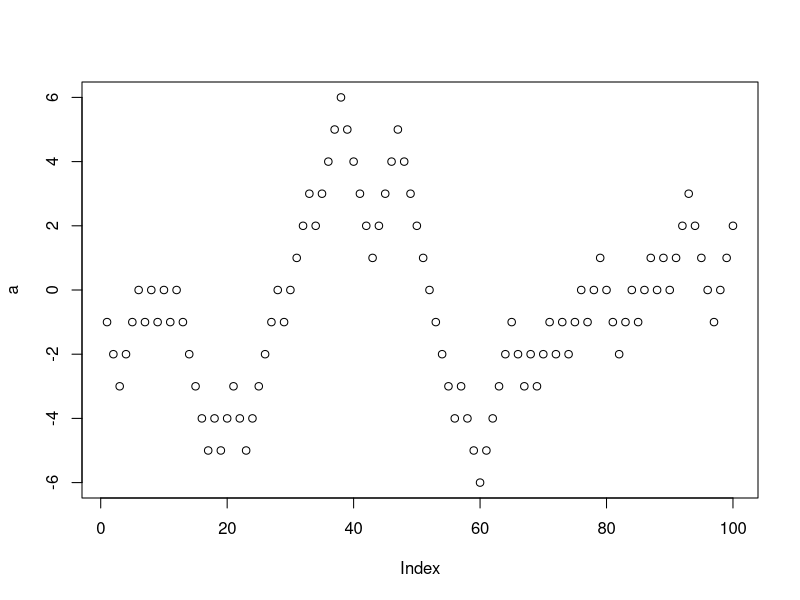
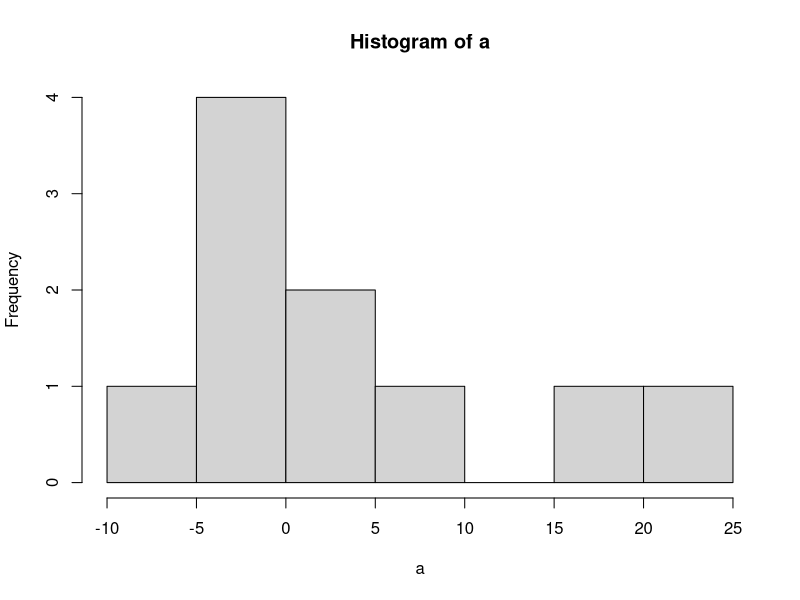

Write the R code that produced these figures, in order. (Note: this script raises an error after producing the figures.)

# Q1
runif(1)

q1 = function(n){                                              
     Sn = 0                                        
     # objeto a ser usado na contagem
     a = c(NULL)                                   
     # vetor a ser usado para guardar
     for(i in 1:n){                                
     #  os diferentes valores de Sn
         m = runif(1)                              
         if(m<0.5){Sn = Sn + 1                     
         # se menor que 0.5, soma 1
         }else{
         Sn = Sn - 1}                             
         # senao, subtrai 1
         a[i] = Sn}                                
         # guardando os valores de Sn  
     cat(plot(a), Sn)                              
     # devolvendo Sn e o grafico
}
q1(100)

# Q2
q2 = function(n,r){                             
     Sn = 0                           
     # objeto de contagem
     a = c(NULL)                      
     # vetor a ser usado para guardar os diferentes valores de sn  
     for(j in 1:r){                   
     # rodando  os r passeios aleatorios     
         for(i in 1:n){               
         # rodando cada passeio aleatorio           
             m = runif(1)             
             if(m<0.5){Sn = Sn + 1    
             # se menor que 0.5, soma 1 
             }else{                    
             Sn = Sn - 1}}            
             # senao, subtrai 1
         a[j] = Sn                    
         # guardando os valores de Sn
         Sn = 0}                      
         # retornando Sn a 0 para contar o proximo passeio 
         cat(mean(a))                 
         # retornando a midia dos Sn
         return(hist(a))              
         # retornando o histograma dos sn 
}  
q2(100,10)  

# Q3
# A
q3a = function(n,r){
      if((r+n)%%2 != 0){stop("N e R devem ter a mesma paridade")}           
      if(r>n){stop("R deve ser igual ou menor que N ")}
      resp = factorial(n)/((factorial((n+r)/2)*factorial(n - (n+r)/2))) 
      # formula do numero de 
      return(resp)                                                      
      # caminhos da origem ate 
}                                                                       
# (n,r)
q3a(10,10)
q3a(4,0)
  
# B
q3b = function(n,r){
      if((r+n)%%2 != 0){stop("N e R devem ter a mesma paridade")}
      if(r>n){stop("R deve ser igual ou menor que N ")}
      cam = factorial(n)/((factorial((n+r)/2)*factorial(n - (n+r)/2))) 
      # formula do numero de caminhos da origem ate (n,r)
      resp = cam/(2^n)                                                 
      # dividindo pelo numero de caminhos possiveis    
      return(resp)                      
      # retornando a probbilidade
}
q3b(100,10)

# Q4
q4 = function(n,r){ 
  Sn = 0                                       
  # objeto que ajudara na contagem 
  prop = c(NULL)                               
  # vetor que guardara os valores da propor??o           
  # vetor que guardara os valores de Sn
  for(j in 1:n){                               
  # rodando os n passeios
    for(i in 1:r){                             
    # rodando cada passeio
      m = runif(1)
      if(m<0.5){Sn = Sn + 1                    
      # se menor que 0.5, soma 1
      }else{                                   
      # sen?o
      Sn = Sn - 1}}                            
    # subtrai 1
    if(Sn == 10){prop[j] = 1                   
    # contando os Sn = 10;
    }else{
    prop[j] = 0}
    Sn = 0}
  cat(" Propor??o de passeios onde (Sn = 10):",mean(prop))  
  # retorno da probabilidade
}  
q4(1000,100)  

# Q5
# A
q5a = function(n){
      if(n%%2 != 0){stop("N deve ser um n?mero par")}             
      # verificando se n e par
      U1 = factorial(2*n)/((factorial(n)*factorial(2*n - n)))     
      # primeira parte da formula de Un
      U2 = 2^(2*n)                                                
      # segunda parte da formua de Un      
      U  = U1/U2                                                  
      # divisao
      cat(U)                                                      
      # resultado
} 

q5a(10)
q5a(2)

# B
q5b = function(n,alt){                                    
      if(n%%2 != 0){stop("N deve ser um número par")}       
      # verificando se n e impar
      if(alt == "Stirling"){                                 
         # se o usuario prefere Stirling
         resp = 1/sqrt(pi*n)                                 
         # formula 
         return(resp)                                        
         # retornando a resposta
      }
      U1 = factorial(2*n)/(factorial(n)^2)                   
      # mesmo codigo dado anteriormente
      U2 = 2^(2*n)
      U  = U1/U2
      cat(U)
}
q5b(2,"Stirling")
  
# C
a = data.frame(NULL)


# Q6
q6 = function(n,r){
  Sn = 0                            
  # mesmo codigo do exercicio 4, porem com Sn = 0; 
  prop = c(NULL)
  for(j in 1:r){
    for(i in 1:n){
      m = runif(1)
      if(m<0.5){Sn = Sn + 1}else{Sn = Sn - 1}}
    if(Sn == 0){prop[j] = 1}else{prop[j] = 0}
    Sn = 0}
  cat("Propor??o de passeios onde (Sn = 0):",mean(prop))
}  
q6(1000,100)  

# Q7
q7 = function(n){
     if(n%%2 != 0){stop("N deve ser um n?mero par")}       
     # Verificando se n e par
     if( n <= 0 ){stop("N deve ser maior que 0")}          
     # Verificando se n e positivo 
     U1 = factorial(2*n)/(factorial(n)^2)                  
     U2 = 2^(2*n)
     U  = U1/U2                                            
     # formula de Un ja vista antes
     resp = U/(2*n -1)                                     
     # formula de fn = Un/(2*n-1)
     cat(resp)                                             
     # retornando resposta
}
q7(0)
q7(4)

# Q8
q8 = function(n,k){
  if(n%%2 != 0){stop("N deve ser um n?mero par")}    
  # Verificando se n e k sao numeros pares.
  if(k%%2 != 0){stop("K deve ser um n?mero par")}
  U = factorial(n - k)/((factorial(n - k)*factorial(n - k)))/2^(2*(n-k))  
  # formula de Un
  K = factorial(k)/((factorial(k)*factorial(k)))/2^(2*(k))                
  # formula de Un com k
  cat(U*K)                                                 
  # retornando a resposta: U(n)*U(n-k) 
} 

q8(20,10)

# Q9
q9 = function(n,r){
  a = c(NULL)
  k = 1
  # cria um vetor vazio
  for(j in 1:n){
  # roda n vezes
    Sn = 0
    # gruarda o número de vezes que sobe e desce
    for(i in 1:r){
    # roda r vezes
      m = runif(1)
      # numero aleatorio entre 0 e 1
      if(m<0.5){Sn = Sn + 1}else{Sn = Sn - 1}
      # se > 0.5, + 1, se < 0.5: -1;
      if(Sn == 0){
      # se Sn for igual a 0
         a[k] = i  
         # salver no vetor a
         k = k + 1}}}
  print(a)
  # sendo a um vetor com todos os ultimos
  # momentos em que o passeio passou por 0;
  hist(a, breaks = 10)
}  
q9(10,10)  



